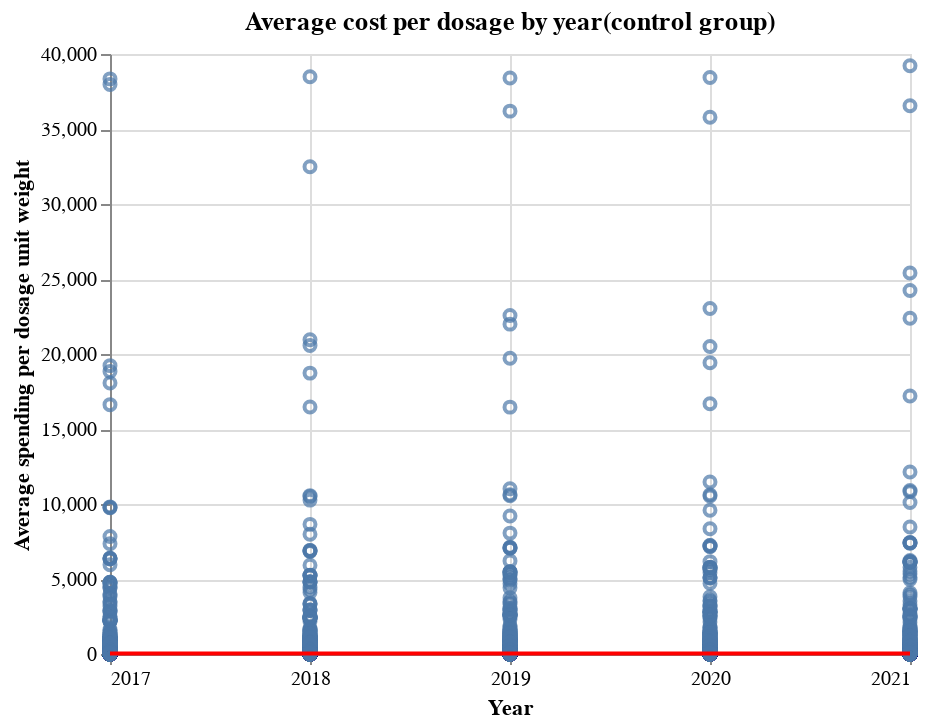

Notebook code for this chart:
### Markdown cell above
Control group

### Code cell
alt.data_transformers.disable_max_rows()

base = alt.Chart(df_control, title = "Average cost per dosage by year(control group)").mark_point(\
    ).encode(x = alt.X('year', title = 'Year', scale = alt.Scale(zero=False), \
        axis = alt.Axis(values=[2017, 2018, 2019, 2020, 2021], format = '.0f')),\
     y = alt.Y('Avg_Spnd_Per_Dsg_Unt_Wghtd', title = 'Average spending per dosage unit weight'))

fit = base.transform_loess('year', 'Avg_Spnd_Per_Dsg_Unt_Wghtd').mark_line(color = 'red')

base + fit

### Figure 1 — Vega-Lite specification as saved in the notebook (floating-point values rounded to 4 significant figures; data arrays with more than 128 entries replaced by an {"elided": "..."} marker saying what was removed)
{"config": {"view": {"continuousWidth": 400, "continuousHeight": 300}}, "layer": [{"mark": "point", "encoding": {"x": {"axis": {"format": ".0f", "values": [2017, 2018, 2019, 2020, 2021]}, "field": "year", "scale": {"zero": false}, "title": "Year", "type": "quantitative"}, "y": {"field": "Avg_Spnd_Per_Dsg_Unt_Wghtd", "title": "Average spending per dosage unit weight", "type": "quantitative"}}, "title": "Average cost per dosage by year(control group)"}, {"mark": {"type": "line", "color": "red"}, "encoding": {"x": {"axis": {"format": ".0f", "values": [2017, 2018, 2019, 2020, 2021]}, "field": "year", "scale": {"zero": false}, "title": "Year", "type": "quantitative"}, "y": {"field": "Avg_Spnd_Per_Dsg_Unt_Wghtd", "title": "Average spending per dosage unit weight", "type": "quantitative"}}, "title": "Average cost per dosage by year(control group)", "transform": [{"loess": "Avg_Spnd_Per_Dsg_Unt_Wghtd", "on": "year"}]}], "data": {"name": "data-535b545d546c3fb4f4eb5a45064d9dea"}, "$schema": "https://vega.github.io/schema/vega-lite/v4.17.0.json", "datasets": {"data-535b545d546c3fb4f4eb5a45064d9dea": {"elided": "5740 records"}}}
